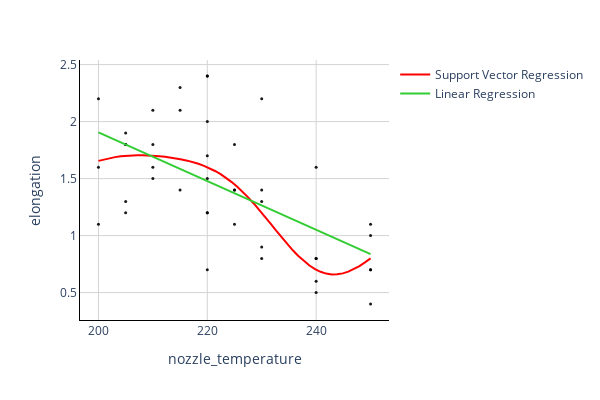

The code cell stored with this chart in its notebook:
### Code cell
fig = px.scatter(df, x=df['nozzle_temperature'], y=df['elongation'], width=600,height=400,
                 opacity=0.9, color_discrete_sequence=['black'])

# Add a best-fit line
fig.add_traces(go.Scatter(x=x_range, y=y_svr, name='Support Vector Regression', line=dict(color='red')))
fig.add_traces(go.Scatter(x=x_range, y=y_lr, name='Linear Regression', line=dict(color='limegreen')))

# Change chart background color
fig.update_layout(dict(plot_bgcolor = 'white'))

# Update axes lines
fig.update_xaxes(showgrid=True, gridwidth=1, gridcolor='lightgrey', 
                 zeroline=True, zerolinewidth=1, zerolinecolor='lightgrey', 
                 showline=True, linewidth=1, linecolor='black')
fig.update_yaxes(showgrid=True, gridwidth=1, gridcolor='lightgrey', 
                 zeroline=True, zerolinewidth=1, zerolinecolor='lightgrey', 
                 showline=True, linewidth=1, linecolor='black')


# Update marker size
fig.update_traces(marker=dict(size=3))

fig.show()

### Figure 1 — Plotly figure (JSON) as saved in the notebook; plotly's stock layout.template omitted (floating-point values rounded to 4 significant figures)
{"data": [{"hovertemplate": "nozzle_temperature=%{x}<br>elongation=%{y}<extra></extra>", "legendgroup": "", "marker": {"color": "black", "opacity": 0.9, "size": 3, "symbol": "circle"}, "mode": "markers", "name": "", "orientation": "v", "showlegend": false, "type": "scatter", "x": [220, 225, 230, 240, 250, 200, 205, 210, 215, 220, 220, 225, 230, 240, 250, 200, 205, 210, 215, 220, 220, 225, 230, 240, 250, 200, 205, 210, 220, 220, 225, 230, 240, 250, 205, 210, 215, 220, 230, 240, 250, 205], "xaxis": "x", "y": [1.2, 1.4, 0.8, 0.5, 0.7, 1.1, 1.3, 1.5, 1.4, 1.7, 2.4, 1.4, 1.3, 0.8, 1, 2.2, 1.9, 1.6, 2.1, 2, 1.2, 1.1, 0.9, 0.8, 0.4, 1.6, 1.2, 1.8, 1.5, 2.4, 1.8, 1.4, 0.6, 0.7, 1.8, 2.1, 2.3, 0.7, 2.2, 1.6, 1.1, 1.8], "yaxis": "y"}, {"line": {"color": "red"}, "marker": {"size": 3}, "name": "Support Vector Regression", "type": "scatter", "x": [200, 201.0, 202.0, 203.1, 204.1, 205.1, 206.1, 207.1, 208.2, 209.2, 210.2, 211.2, 212.2, 213.3, 214.3, 215.3, 216.3, 217.3, 218.4, 219.4, 220.4, 221.4, 222.4, 223.5, 224.5, 225.5, 226.5, 227.6, 228.6, 229.6, 230.6, 231.6, 232.7, 233.7, 234.7, 235.7, 236.7, 237.8, 238.8, 239.8, 240.8, 241.8, 242.9, 243.9, 244.9, 245.9, 246.9, 248.0, 249.0, 250], "y": [1.656, 1.669, 1.68, 1.689, 1.695, 1.7, 1.703, 1.704, 1.704, 1.703, 1.7, 1.696, 1.691, 1.685, 1.677, 1.668, 1.657, 1.645, 1.63, 1.612, 1.591, 1.567, 1.539, 1.506, 1.469, 1.428, 1.383, 1.333, 1.28, 1.223, 1.165, 1.104, 1.044, 0.9838, 0.9259, 0.8711, 0.8208, 0.7758, 0.7373, 0.706, 0.6824, 0.6669, 0.6596, 0.6603, 0.6686, 0.6841, 0.7059, 0.7331, 0.7647, 0.7998]}, {"line": {"color": "limegreen"}, "marker": {"size": 3}, "name": "Linear Regression", "type": "scatter", "x": [200, 201.0, 202.0, 203.1, 204.1, 205.1, 206.1, 207.1, 208.2, 209.2, 210.2, 211.2, 212.2, 213.3, 214.3, 215.3, 216.3, 217.3, 218.4, 219.4, 220.4, 221.4, 222.4, 223.5, 224.5, 225.5, 226.5, 227.6, 228.6, 229.6, 230.6, 231.6, 232.7, 233.7, 234.7, 235.7, 236.7, 237.8, 238.8, 239.8, 240.8, 241.8, 242.9, 243.9, 244.9, 245.9, 246.9, 248.0, 249.0, 250], "y": [1.906, 1.884, 1.862, 1.84, 1.818, 1.797, 1.775, 1.753, 1.731, 1.709, 1.688, 1.666, 1.644, 1.622, 1.6, 1.578, 1.557, 1.535, 1.513, 1.491, 1.469, 1.448, 1.426, 1.404, 1.382, 1.36, 1.338, 1.317, 1.295, 1.273, 1.251, 1.229, 1.208, 1.186, 1.164, 1.142, 1.12, 1.098, 1.077, 1.055, 1.033, 1.011, 0.9894, 0.9676, 0.9458, 0.924, 0.9022, 0.8803, 0.8585, 0.8367]}], "layout": {"height": 400, "legend": {"tracegroupgap": 0}, "margin": {"t": 60}, "plot_bgcolor": "white", "width": 600, "xaxis": {"anchor": "y", "domain": [0, 1], "gridcolor": "lightgrey", "gridwidth": 1, "linecolor": "black", "linewidth": 1, "showgrid": true, "showline": true, "title": {"text": "nozzle_temperature"}, "zeroline": true, "zerolinecolor": "lightgrey", "zerolinewidth": 1}, "yaxis": {"anchor": "x", "domain": [0, 1], "gridcolor": "lightgrey", "gridwidth": 1, "linecolor": "black", "linewidth": 1, "showgrid": true, "showline": true, "title": {"text": "elongation"}, "zeroline": true, "zerolinecolor": "lightgrey", "zerolinewidth": 1}}}
